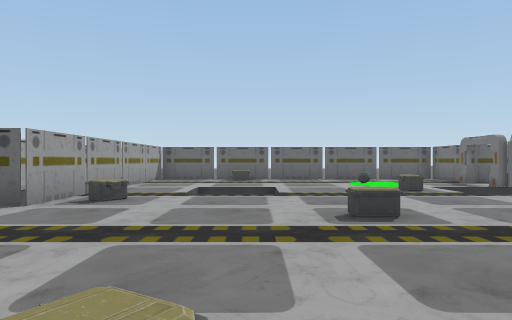
[1] (above)

21 first-person views from a walk through a Unity game level. The camera is 1.4 m above the floor, looks level and sees 70° across. The floor is counted in squares, 2 m on a side. Each view is taken from the middle of a square. On the plan, view 1 faces up. The plan holds only what a view shows up to about 11 squares ahead; the rest is blank. The place goes on beyond the plan. The player character is not drawn. Some surface patterns are stand-ins.

[2]
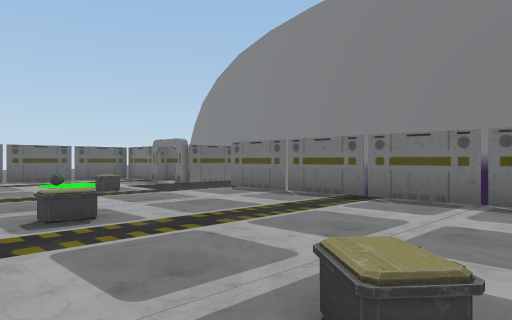

[3]
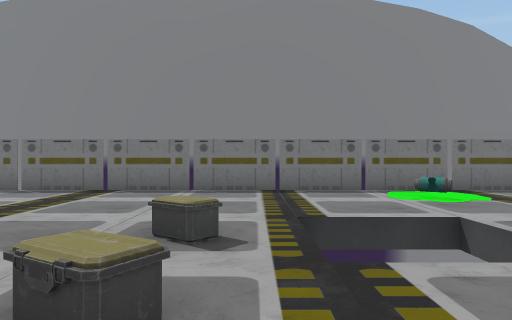

[4]
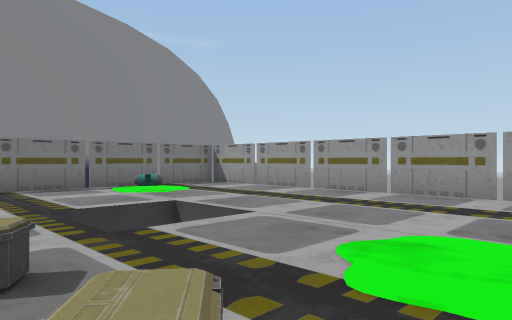

[5]
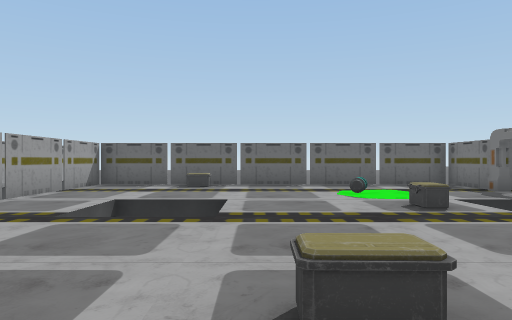

[6]
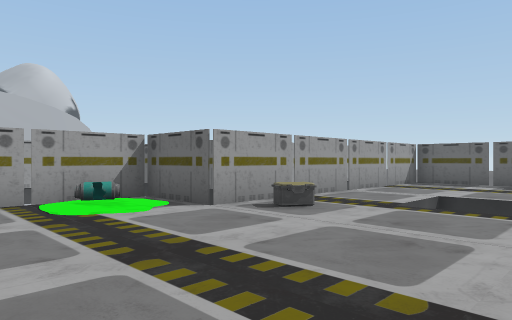

[7]
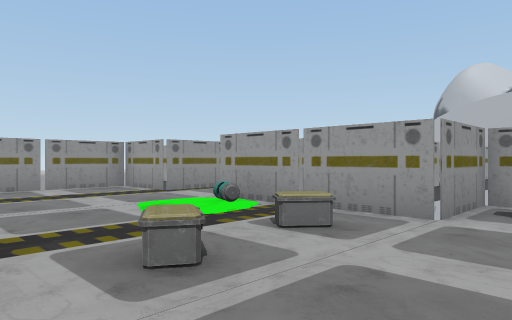

[8]
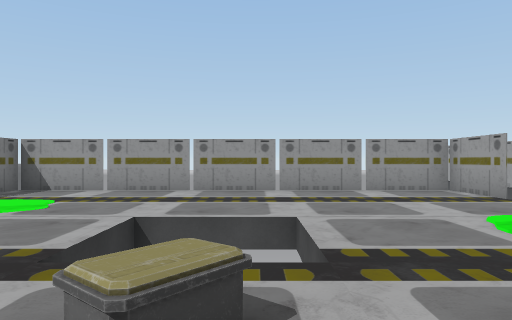

[9]
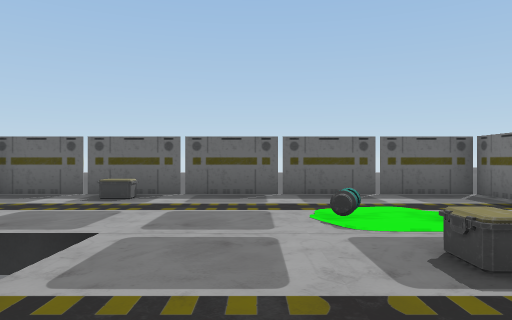

[10]
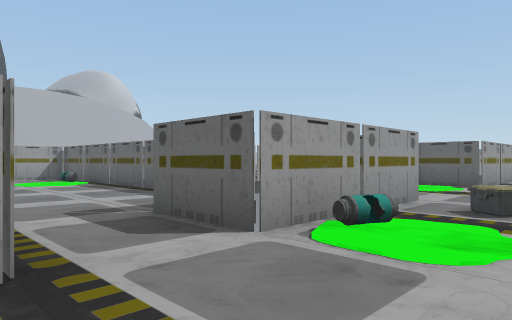

[11]
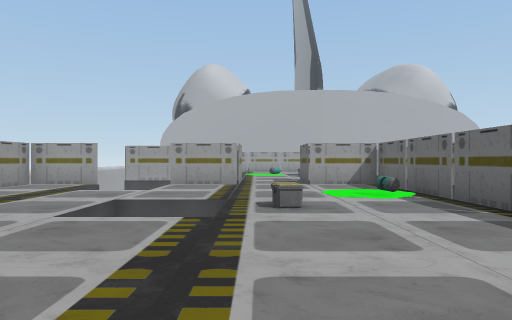

[12]
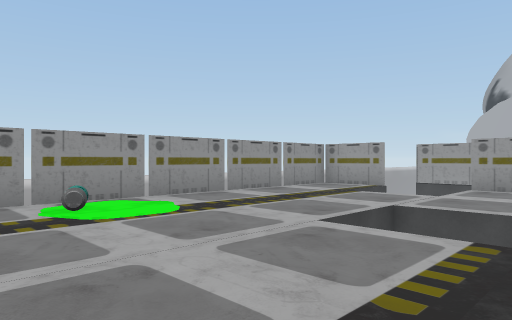

[13]
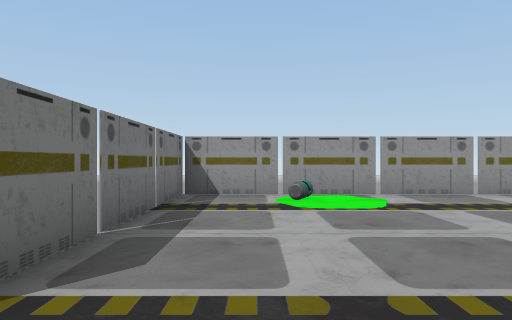

[14]
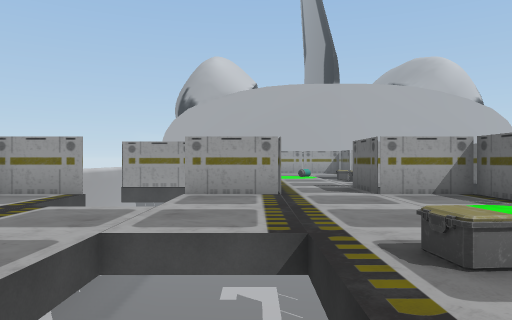

[15]
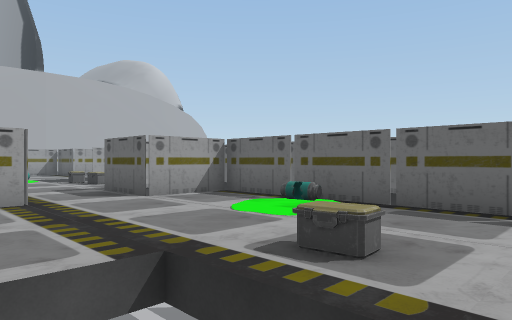

[16]
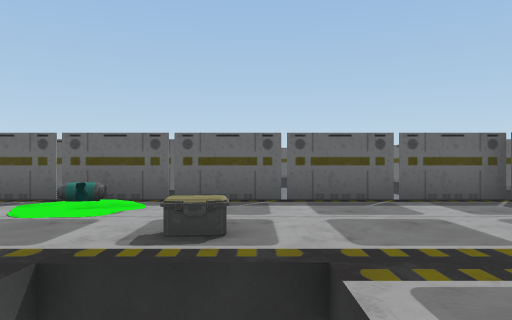

[17]
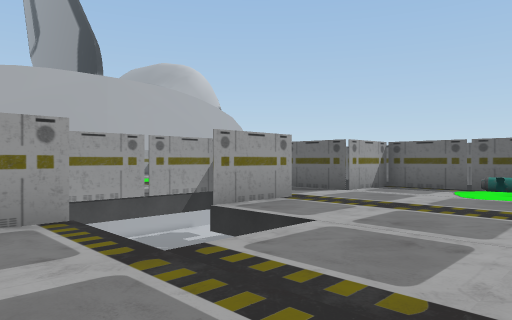

[18]
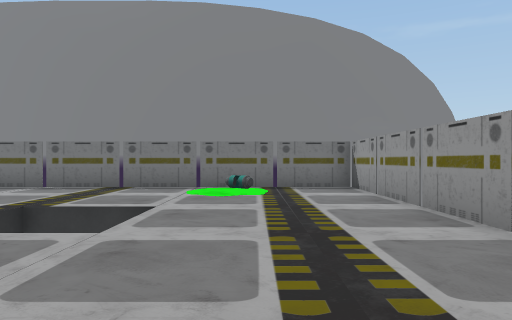

[19]
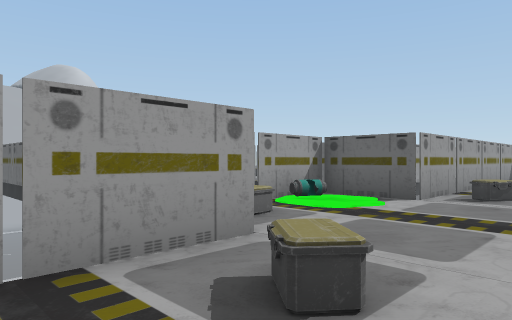

[20]
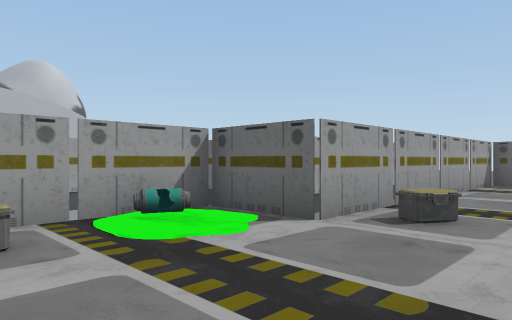

[21]
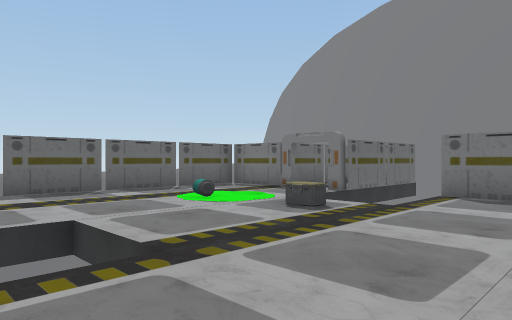

### Floor plan
Key: @ floor where view 1 was taken; # wall or solid block; . floor; = window, fence, low wall or low ledge; ≈ slime the walk keeps out of; ^ raised ledge; v drop or lower ground; P portal; B box; O other object.
Columns run from 19 left of view 1 to 8 right of it. Each row starts with its distance up from view 1.
 14                 ##v#######
 13               ==..B.......=
 12               ==..........#
 11                =......O≈..P#
 10               ==......O≈..P#
  9               ==..  ....
  8               ==..  ...B
  7            ### =..........=
  6               vvB.........=
  5           =   O≈....B.....=
  4           =   O≈..........=
  3              =............=
  2              =.B..........=
  1     ####      #=.B.BB.....=
  0     ##vv###### =...@......=
 -1   ==..O≈......= O≈..  ....=
 -2 O.##..≈≈......##O≈..  ....=
 -3 .......................≈≈#v
 -4 ........B...............O.=
 -5   ==....  ....==..........=
 -6   ==....  ....==..........=
 -7   =   ........= ##########
 -8   =   ........=
 -9    =......≈O..=
-10    =.......≈..=
-11     ####### ##
-12
-13         ^^

Where each view was taken, in squares from view 1:
view 1: 0 up, 0 right, facing up
view 2: 0 up, 0 right, facing up-right
view 3: 0 up, 2 left, facing right
view 4: 1 up, 3 left, facing down-right
view 5: 3 up, 1 right, facing up
view 6: 2 up, 1 right, facing up-left
view 7: 3 up, 1 right, facing down-left
view 8: 2 up, 1 right, facing down
view 9: 6 up, 2 right, facing up
view 10: 5 down, 1 left, facing up-left
view 11: 4 down, 5 left, facing left
view 12: 4 down, 6 left, facing down-left
view 13: 3 down, 7 left, facing down
view 14: 5 down, 8 left, facing left
view 15: 6 down, 9 left, facing up-left
view 16: 7 down, 10 left, facing up
view 17: 10 down, 11 left, facing up-left
view 18: 4 down, 3 left, facing right
view 19: 1 down, 1 left, facing up-left
view 20: 2 up, 1 left, facing up-left
view 21: 5 up, 1 left, facing up-right
